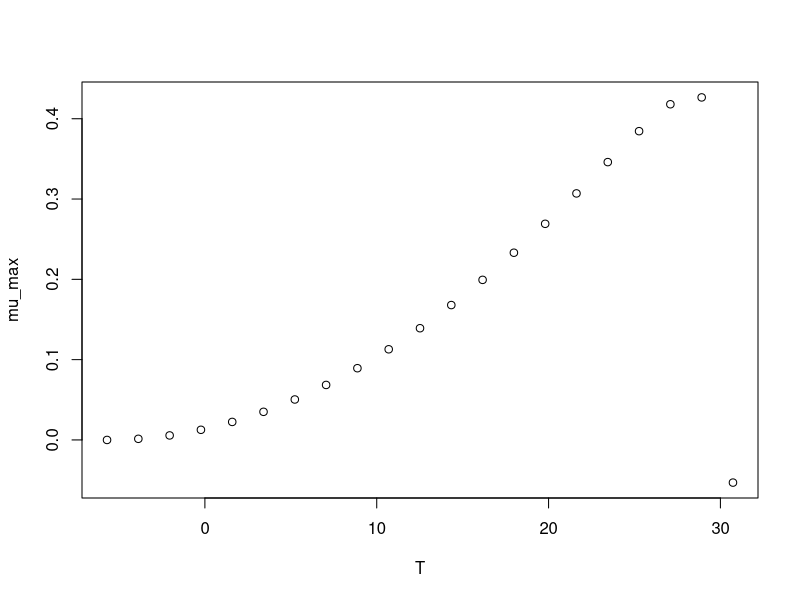

Source code (R):
#############################
# start of Parameter script
#############################
T <- seq(-5.6943056943057,30.7307,length.out=21)
#############################
# end of Parameter script
#############################
############################# 
# start of Model script Gropin ID 398 
#############################
 
# constant coefficients for this model
 
variables <- data.frame(T)
argumentsPar <- expand.grid(variables)
 
# heart of the model
response_surface <- function(T) {
   mumax <-(4.3*(10^-1)*(T-30.7)*((T+5.7)^2))/((28.4+5.7)*((28.4+5.7)*(T-28.4)-(28.4-30.7)*(28.4-5.7-2*T)))

return(mumax=mumax)
} 

# output parameters
mumax <- cbind(argumentsPar,response_surface(argumentsPar['T']))
colnames(mumax) <- c(colnames(argumentsPar),'mumax')
#############################
# End of Model script
#############################
############################# 
# start of Visualisation script Gropin ID 398 
#############################
plot(T,mumax$mumax,
                          xlab='T',
                          ylab='mu_max')
#############################
# End of Visualisation script
#############################
